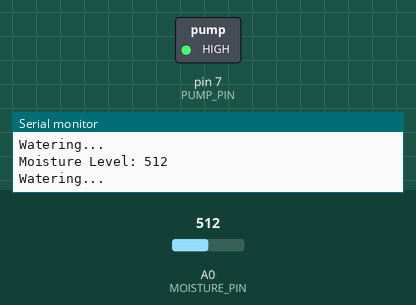
Recording of a sketch running on a simulated Arduino Uno, built with avr-gcc and run on an emulated ATmega328P. Shown: switched loads named in the sketch (green lamp = pin HIGH), the last lines printed to the serial monitor. Inputs (shaded band) come from the test bench; at power-on: A0 (MOISTURE_PIN) = 512.

Above: at 6.8 s.
6.9 s: A0 (MOISTURE_PIN) set to 390
At 12.3 s:
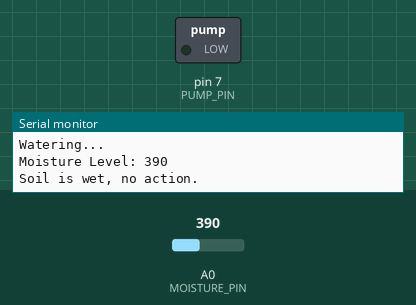
14.5 s: A0 (MOISTURE_PIN) set to 417
At 15.4 s:
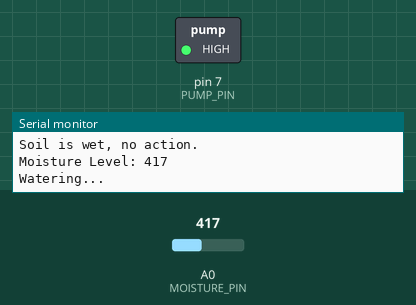
26.4 s: A0 (MOISTURE_PIN) set to 306
At 27.4 s:
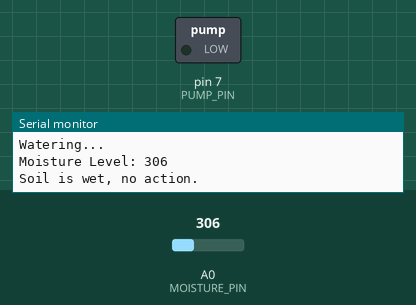
Timing chart, 0 to 29.4 s (numbered marks = the images above; inputs shaded):
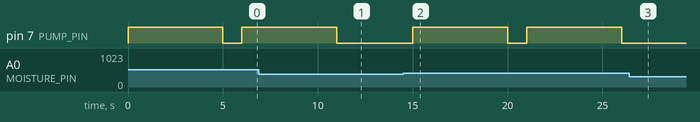

The sketch:

soil_detection.ino
```cpp
#define MOISTURE_PIN A0
#define PUMP_PIN 7
#define THRESHOLD 400

void setup() {
  Serial.begin(9600);
  pinMode(PUMP_PIN, OUTPUT);
  digitalWrite(PUMP_PIN, LOW);
}

void loop() {
  int moistureValue = analogRead(MOISTURE_PIN);
  Serial.print("Moisture Level: ");
  Serial.println(moistureValue);

  if (moistureValue > THRESHOLD) {
    digitalWrite(PUMP_PIN, HIGH);
    Serial.println("Watering...");
    delay(5000);
    digitalWrite(PUMP_PIN, LOW);
  } else {
    Serial.println("Soil is wet, no action.");
  }
  delay(1000);
}
```

Measured:
- the behaviour switches between 400 and 401 on A0 (MOISTURE_PIN) (found by bisection; images 1 and 2)
- after the input at 6.9 s, pin 7 (PUMP_PIN): goes on until 11.0 s, then stays LOW
- after the input at 14.5 s, pin 7 (PUMP_PIN): alternates HIGH for 5.0 s and LOW for 1.0 s, starting after 0.50 s
- after the input at 26.4 s, pin 7 (PUMP_PIN): stops changing and stays LOW
